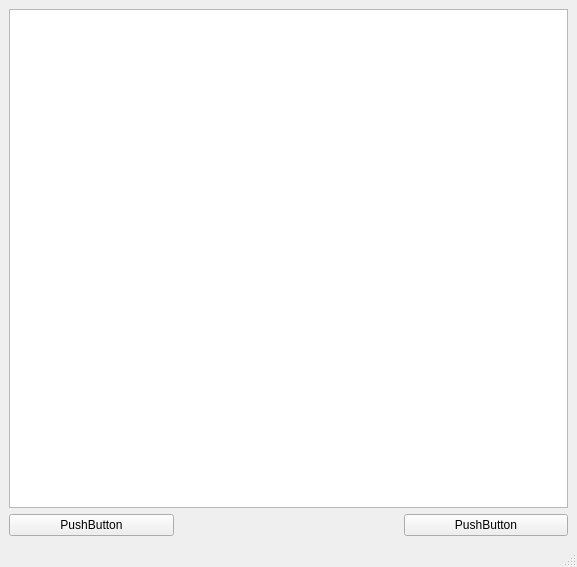
<?xml version="1.0" encoding="UTF-8"?>
<ui version="4.0">
 <class>MainWindow</class>
 <widget class="QMainWindow" name="MainWindow">
  <property name="geometry">
   <rect>
    <x>0</x>
    <y>0</y>
    <width>577</width>
    <height>567</height>
   </rect>
  </property>
  <property name="windowTitle">
   <string>MainWindow</string>
  </property>
  <widget class="QWidget" name="centralwidget">
   <layout class="QGridLayout" name="gridLayout">
    <item row="0" column="0">
     <layout class="QVBoxLayout" name="verticalLayout">
      <item>
       <widget class="QTextEdit" name="textEdit"/>
      </item>
      <item>
       <layout class="QHBoxLayout" name="horizontalLayout">
        <property name="spacing">
         <number>230</number>
        </property>
        <item>
         <widget class="QPushButton" name="pushButton">
          <property name="text">
           <string>PushButton</string>
          </property>
         </widget>
        </item>
        <item>
         <widget class="QPushButton" name="pushButton_2">
          <property name="text">
           <string>PushButton</string>
          </property>
         </widget>
        </item>
       </layout>
      </item>
     </layout>
    </item>
   </layout>
  </widget>
  <widget class="QMenuBar" name="menubar">
   <property name="geometry">
    <rect>
     <x>0</x>
     <y>0</y>
     <width>577</width>
     <height>23</height>
    </rect>
   </property>
  </widget>
  <widget class="QStatusBar" name="statusbar"/>
 </widget>
 <resources/>
 <connections/>
</ui>
